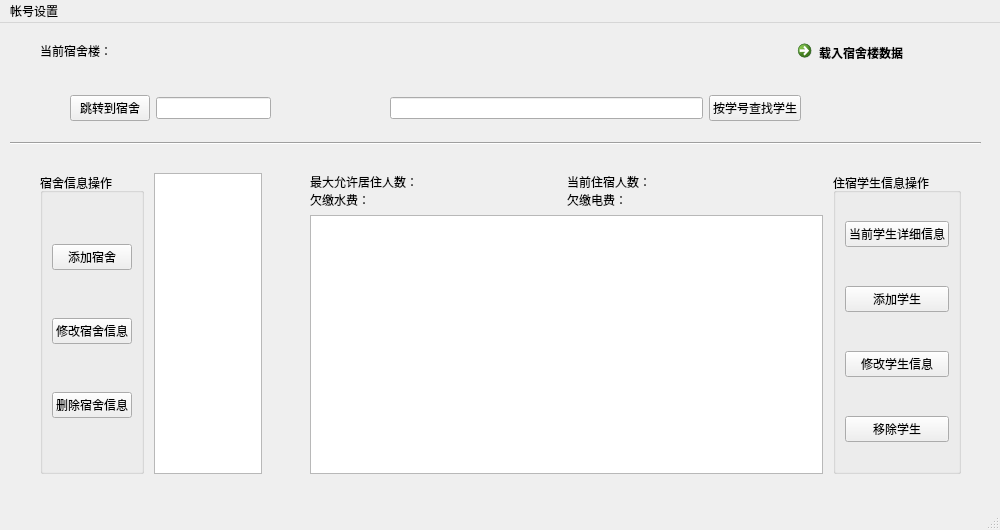
<?xml version="1.0" encoding="UTF-8"?>
<ui version="4.0">
 <class>MainWindow_data_manager</class>
 <widget class="QMainWindow" name="MainWindow_data_manager">
  <property name="geometry">
   <rect>
    <x>0</x>
    <y>0</y>
    <width>1000</width>
    <height>530</height>
   </rect>
  </property>
  <property name="windowTitle">
   <string>MainWindow</string>
  </property>
  <widget class="QWidget" name="centralwidget">
   <widget class="Line" name="line">
    <property name="geometry">
     <rect>
      <x>10</x>
      <y>110</y>
      <width>971</width>
      <height>20</height>
     </rect>
    </property>
    <property name="orientation">
     <enum>Qt::Horizontal</enum>
    </property>
   </widget>
   <widget class="QWidget" name="horizontalLayoutWidget">
    <property name="geometry">
     <rect>
      <x>30</x>
      <y>140</y>
      <width>242</width>
      <height>321</height>
     </rect>
    </property>
    <layout class="QHBoxLayout" name="horizontalLayout_dorm">
     <property name="spacing">
      <number>10</number>
     </property>
     <property name="leftMargin">
      <number>10</number>
     </property>
     <property name="topMargin">
      <number>10</number>
     </property>
     <property name="rightMargin">
      <number>10</number>
     </property>
     <property name="bottomMargin">
      <number>10</number>
     </property>
     <item>
      <widget class="QGroupBox" name="groupBox_dorm_oper">
       <property name="title">
        <string>宿舍信息操作</string>
       </property>
       <layout class="QVBoxLayout" name="verticalLayout_2">
        <item>
         <widget class="QPushButton" name="pushButton_add_dorm">
          <property name="text">
           <string>添加宿舍</string>
          </property>
         </widget>
        </item>
        <item>
         <widget class="QPushButton" name="pushButton_edit_dorm">
          <property name="text">
           <string>修改宿舍信息</string>
          </property>
         </widget>
        </item>
        <item>
         <widget class="QPushButton" name="pushButton_delete_dorm">
          <property name="text">
           <string>删除宿舍信息</string>
          </property>
         </widget>
        </item>
       </layout>
      </widget>
     </item>
     <item>
      <widget class="QListView" name="listView_dorm">
       <property name="selectionBehavior">
        <enum>QAbstractItemView::SelectRows</enum>
       </property>
      </widget>
     </item>
    </layout>
   </widget>
   <widget class="QWidget" name="horizontalLayoutWidget_3">
    <property name="geometry">
     <rect>
      <x>390</x>
      <y>70</y>
      <width>411</width>
      <height>31</height>
     </rect>
    </property>
    <layout class="QHBoxLayout" name="horizontalLayout_find_student">
     <item>
      <widget class="QLineEdit" name="lineEdit_stuid"/>
     </item>
     <item>
      <widget class="QPushButton" name="pushButton_find_by_stuid">
       <property name="text">
        <string>按学号查找学生</string>
       </property>
      </widget>
     </item>
    </layout>
   </widget>
   <widget class="QWidget" name="horizontalLayoutWidget_4">
    <property name="geometry">
     <rect>
      <x>70</x>
      <y>70</y>
      <width>201</width>
      <height>31</height>
     </rect>
    </property>
    <layout class="QHBoxLayout" name="horizontalLayout_find_dorm">
     <item>
      <widget class="QPushButton" name="pushButton_to_dorm">
       <property name="text">
        <string>跳转到宿舍</string>
       </property>
      </widget>
     </item>
     <item>
      <widget class="QLineEdit" name="lineEdit_dorm_number"/>
     </item>
    </layout>
   </widget>
   <widget class="QWidget" name="gridLayoutWidget">
    <property name="geometry">
     <rect>
      <x>300</x>
      <y>140</y>
      <width>671</width>
      <height>321</height>
     </rect>
    </property>
    <layout class="QGridLayout" name="gridLayout">
     <property name="leftMargin">
      <number>10</number>
     </property>
     <property name="topMargin">
      <number>10</number>
     </property>
     <property name="rightMargin">
      <number>10</number>
     </property>
     <property name="bottomMargin">
      <number>10</number>
     </property>
     <property name="horizontalSpacing">
      <number>10</number>
     </property>
     <item row="1" column="0">
      <widget class="QTableView" name="tableView_student">
       <property name="selectionMode">
        <enum>QAbstractItemView::SingleSelection</enum>
       </property>
       <property name="selectionBehavior">
        <enum>QAbstractItemView::SelectRows</enum>
       </property>
       <attribute name="horizontalHeaderStretchLastSection">
        <bool>true</bool>
       </attribute>
      </widget>
     </item>
     <item row="0" column="0">
      <layout class="QGridLayout" name="gridLayout_dorm_info">
       <item row="1" column="0">
        <widget class="QLabel" name="label_text_water_fee">
         <property name="text">
          <string>欠缴水费：</string>
         </property>
        </widget>
       </item>
       <item row="1" column="2">
        <widget class="QLabel" name="label_text_elec_fee">
         <property name="text">
          <string>欠缴电费：</string>
         </property>
        </widget>
       </item>
       <item row="0" column="2">
        <widget class="QLabel" name="label_text_nowNumber">
         <property name="text">
          <string>当前住宿人数：</string>
         </property>
        </widget>
       </item>
       <item row="0" column="0">
        <widget class="QLabel" name="label_text_maxNumber">
         <property name="text">
          <string>最大允许居住人数：</string>
         </property>
        </widget>
       </item>
       <item row="0" column="1">
        <widget class="QLabel" name="label_info_max">
         <property name="text">
          <string/>
         </property>
         <property name="alignment">
          <set>Qt::AlignLeading|Qt::AlignLeft|Qt::AlignVCenter</set>
         </property>
        </widget>
       </item>
       <item row="1" column="1">
        <widget class="QLabel" name="label_info_waterfee">
         <property name="text">
          <string/>
         </property>
         <property name="alignment">
          <set>Qt::AlignLeading|Qt::AlignLeft|Qt::AlignVCenter</set>
         </property>
        </widget>
       </item>
       <item row="0" column="3">
        <widget class="QLabel" name="label_info_now">
         <property name="text">
          <string/>
         </property>
         <property name="alignment">
          <set>Qt::AlignLeading|Qt::AlignLeft|Qt::AlignVCenter</set>
         </property>
        </widget>
       </item>
       <item row="1" column="3">
        <widget class="QLabel" name="label_info_elecfee">
         <property name="text">
          <string/>
         </property>
         <property name="alignment">
          <set>Qt::AlignLeading|Qt::AlignLeft|Qt::AlignVCenter</set>
         </property>
        </widget>
       </item>
      </layout>
     </item>
     <item row="0" column="1" rowspan="2">
      <widget class="QGroupBox" name="groupBox_student_oper">
       <property name="title">
        <string>住宿学生信息操作</string>
       </property>
       <layout class="QVBoxLayout" name="verticalLayout">
        <property name="spacing">
         <number>20</number>
        </property>
        <item>
         <widget class="QPushButton" name="pushButton_show_student">
          <property name="text">
           <string>当前学生详细信息</string>
          </property>
         </widget>
        </item>
        <item>
         <widget class="QPushButton" name="pushButton_add_student">
          <property name="text">
           <string>添加学生</string>
          </property>
         </widget>
        </item>
        <item>
         <widget class="QPushButton" name="pushButton_edit_student">
          <property name="text">
           <string>修改学生信息</string>
          </property>
         </widget>
        </item>
        <item>
         <widget class="QPushButton" name="pushButton_delete_student">
          <property name="text">
           <string>移除学生</string>
          </property>
         </widget>
        </item>
       </layout>
      </widget>
     </item>
    </layout>
   </widget>
   <widget class="QCommandLinkButton" name="commandLinkButton">
    <property name="geometry">
     <rect>
      <x>790</x>
      <y>10</y>
      <width>187</width>
      <height>41</height>
     </rect>
    </property>
    <property name="text">
     <string>载入宿舍楼数据</string>
    </property>
   </widget>
   <widget class="QLabel" name="label_text_building">
    <property name="geometry">
     <rect>
      <x>40</x>
      <y>20</y>
      <width>91</width>
      <height>16</height>
     </rect>
    </property>
    <property name="text">
     <string>当前宿舍楼：</string>
    </property>
   </widget>
   <widget class="QLabel" name="label_building">
    <property name="geometry">
     <rect>
      <x>140</x>
      <y>20</y>
      <width>81</width>
      <height>16</height>
     </rect>
    </property>
    <property name="text">
     <string/>
    </property>
   </widget>
  </widget>
  <widget class="QMenuBar" name="menubar">
   <property name="geometry">
    <rect>
     <x>0</x>
     <y>0</y>
     <width>1000</width>
     <height>26</height>
    </rect>
   </property>
   <widget class="QMenu" name="menu">
    <property name="title">
     <string>帐号设置</string>
    </property>
    <addaction name="action_edit_mima"/>
    <addaction name="action_add_remove_users"/>
   </widget>
   <addaction name="menu"/>
  </widget>
  <widget class="QStatusBar" name="statusbar"/>
  <action name="action_edit_mima">
   <property name="text">
    <string>修改当前帐号密码</string>
   </property>
  </action>
  <action name="action_add_remove_users">
   <property name="text">
    <string>宿舍管理员帐号管理</string>
   </property>
  </action>
 </widget>
 <resources/>
 <connections/>
</ui>
